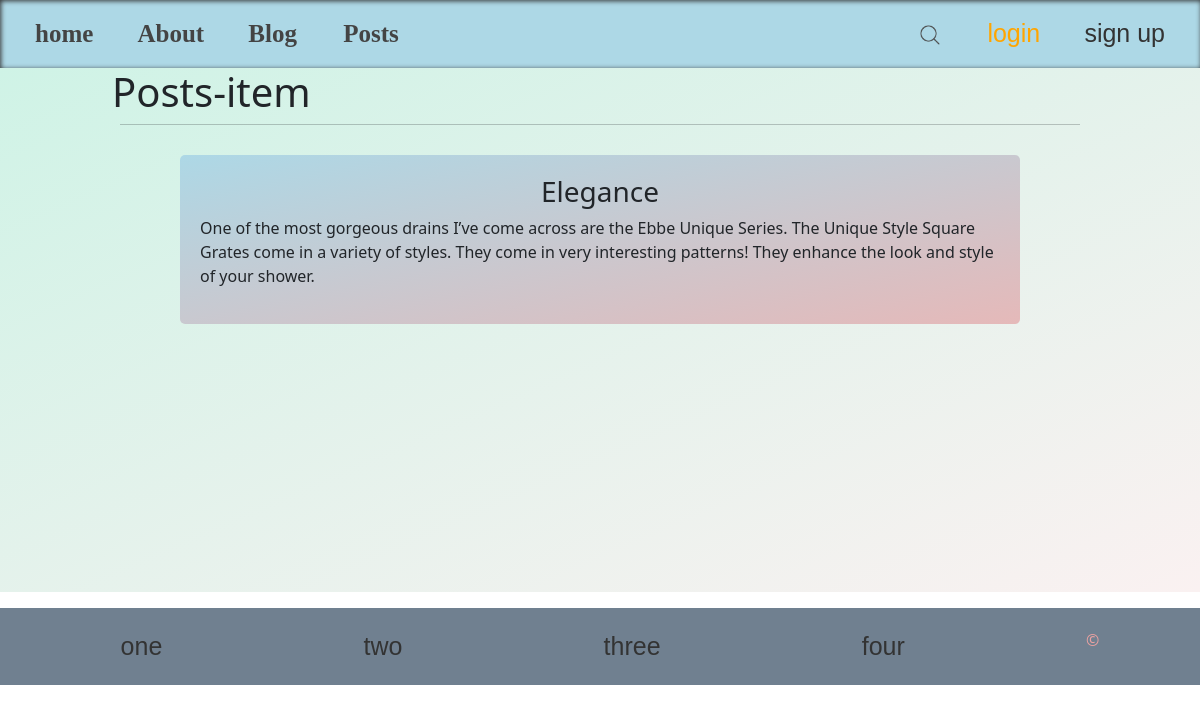
Screenshot of /posts/view_post/3 with the database file from the repository.
### posts/models.py (models this page shows, shortened)
class Posts(models.Model):
    title = models.CharField(max_length=90)
    content = models.TextField()
    date_posted = models.DateField(auto_now_add=True)
    author = models.ForeignKey(User, on_delete=models.CASCADE)
    class Meta:
        verbose_name_plural = 'Posts'
        ordering = ('date_posted',)

### posts/views.py (the view)
# urls.py: path('view_post/<int:pk>', view_post, name='view_post'),
def view_post(request, pk):
    post = Posts.objects.get(id=pk)
    return render(request, 'view_post.html', context={'post': post})

### posts/templates/view_post.html (shortened to what this page needs)
{%extends "base.html"%}
{%load static %}
{%block css%}
    <link rel="stylesheet" href="{%static "styles/view_post.css"%}">
{%endblock%}
{%block content%}
        <div class="headerPost">
            <h1>Posts-item</h1>
        </div>
        <hr>
        <div class="post-item">
            <div class="view-content">
                <h3>{{ post.title }}</h3>
                <p>{{ post.content }}</p>
            </div>
        </div>
        <p class="space"></p>
{%endblock%}

### static/styles/navbar.css (style rules this page uses)
* { padding: 0; margin: 0; transition: 0.5s; }

### static/styles/view_post.css (style rules this page uses)
.headerPost { display: flex; justify-content: space-between; padding: 0 7rem; }
hr { width: 80%; margin: auto; }
.post-item { width: 70%; margin: 30px auto; border-radius: 5px; background: linear-gradient(to right bottom, lightblue, rgb(229, 185, 185)); }
h3 { text-align: center; }
.view-content { padding: 20px; }
.space { height: 29.7vh; }

### rows the page displays
Posts: title "Elegance", content "One of the most gorgeous drains I’ve come across are the Ebbe Unique Series. The Unique Style Square Grates come in a variety of styles. They come in very interesting patterns! They enhance the look and style of your shower."
